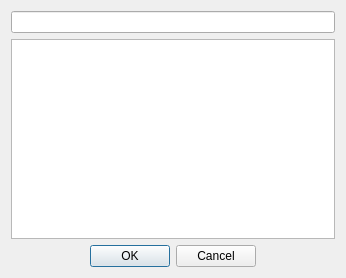
<?xml version="1.0" encoding="UTF-8"?>
<!--
 ~ Copyright (c) 2021 the QUsb2Snes authors.
 ~
 ~ This file is part of QUsb2Snes.
 ~ (see https://github.com/Skarsnik/QUsb2snes).
 ~
 ~ QUsb2Snes is free software: you can redistribute it and/or modify
 ~ it under the terms of the GNU General Public License as published by
 ~ the Free Software Foundation, either version 3 of the License, or
 ~ (at your option) any later version.
 ~
 ~ QUsb2Snes is distributed in the hope that it will be useful,
 ~ but WITHOUT ANY WARRANTY; without even the implied warranty of
 ~ MERCHANTABILITY or FITNESS FOR A PARTICULAR PURPOSE.  See the
 ~ GNU General Public License for more details.
 ~
 ~ You should have received a copy of the GNU General Public License
 ~ along with QUsb2Snes.  If not, see <https://www.gnu.org/licenses/>.
 -->

<ui version="4.0">
 <class>DirChangeDialog</class>
 <widget class="QDialog" name="DirChangeDialog">
  <property name="geometry">
   <rect>
    <x>0</x>
    <y>0</y>
    <width>346</width>
    <height>278</height>
   </rect>
  </property>
  <property name="windowTitle">
   <string>Dialog</string>
  </property>
  <property name="locale">
   <locale language="English" country="UnitedStates"/>
  </property>
  <layout class="QVBoxLayout" name="verticalLayout">
   <item>
    <widget class="QLineEdit" name="lineEdit">
     <property name="readOnly">
      <bool>true</bool>
     </property>
    </widget>
   </item>
   <item>
    <widget class="QListView" name="listView"/>
   </item>
   <item>
    <widget class="QDialogButtonBox" name="buttonBox">
     <property name="orientation">
      <enum>Qt::Horizontal</enum>
     </property>
     <property name="standardButtons">
      <set>QDialogButtonBox::Cancel|QDialogButtonBox::Ok</set>
     </property>
     <property name="centerButtons">
      <bool>true</bool>
     </property>
    </widget>
   </item>
  </layout>
 </widget>
 <resources/>
 <connections>
  <connection>
   <sender>buttonBox</sender>
   <signal>accepted()</signal>
   <receiver>DirChangeDialog</receiver>
   <slot>accept()</slot>
   <hints>
    <hint type="sourcelabel">
     <x>248</x>
     <y>254</y>
    </hint>
    <hint type="destinationlabel">
     <x>157</x>
     <y>274</y>
    </hint>
   </hints>
  </connection>
  <connection>
   <sender>buttonBox</sender>
   <signal>rejected()</signal>
   <receiver>DirChangeDialog</receiver>
   <slot>reject()</slot>
   <hints>
    <hint type="sourcelabel">
     <x>316</x>
     <y>260</y>
    </hint>
    <hint type="destinationlabel">
     <x>286</x>
     <y>274</y>
    </hint>
   </hints>
  </connection>
 </connections>
</ui>
